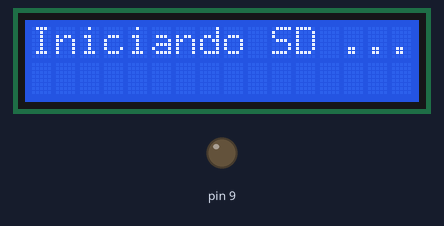
Simulated run of this sketch. Board: Arduino Uno, built with avr-gcc and run on an emulated ATmega328P. Shown: 16×2 character LCD, output pins drawn as LEDs (lit = HIGH). The local clock reads 2024-03-15 10:24:30 at power-on unless the sketch sets it; storage starts empty.

Above: at 0.1 s.
At 1.2 s:
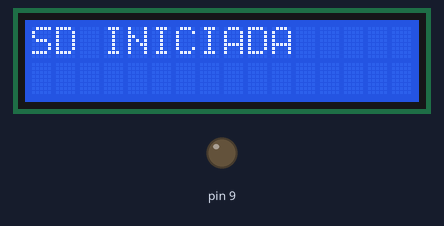
At 2.2 s:
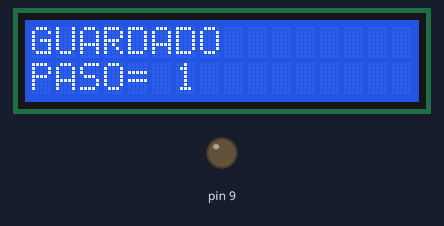
At 34.8 s:
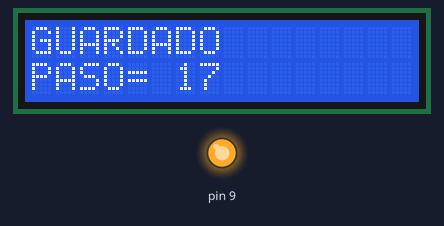
Timing chart, 0 to 38.2 s (numbered marks = the images above):
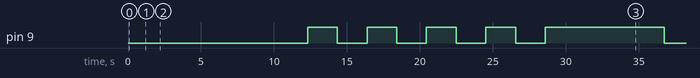

Measured:
- by itself, pin 9: goes 4 × (HIGH 2.0 s, LOW 2.0 s), HIGH 8.1 s, then LOW
- what the display in image 1 shows lasts 1.1 s, from 1.1 s to 2.2 s
- what the display in image 2 shows lasts 2.0 s, from 2.2 s to 4.2 s

The sketch:

RTC_SD_LCD_PCF.ino
```cpp
#include<Wire.h>
#include <SPI.h>
#include<RTClib.h>
#include <SD.h>
#include <LiquidCrystal_I2C.h>
LiquidCrystal_I2C lcd(0x27,16,2);
#include "Arduino.h"
#include "PCF8574.h"
//Configuracion del PCF8574
byte salidas[8]={P3,P7,P6,P5,P4,P2,P1,P0};
byte opcion[17][9]={                      //PASO[CANTIDAD DE PASOS][ACTIVAR/DESACTIVAR SALIDAS]
{0 , 1 , 1 , 1 , 1 , 1 , 1 , 1 , 0},    //PASO 1
{0 , 1 , 0 , 1 , 1 , 1 , 1 , 1 , 0},    //PASO 2
{0 , 1 , 1 , 1 , 1 , 0 , 1 , 1 , 0},    //PASO 3
{0 , 1 , 0 , 0 , 1 , 1 , 1 , 1 , 0},    //PASO 4
{0 , 1 , 1 , 0 , 1 , 0 , 1 , 1 , 0},    //PASO 5
{0 , 1 , 0 , 1 , 1 , 1 , 1 , 0 , 1},    //PASO 6
{0 , 0 , 1 , 0 , 1 , 0 , 1 , 1 , 0},    //PASO 7
{0 , 1 , 0 , 0 , 1 , 1 , 1 , 0 , 1},    //PASO 8
{0 , 0 , 1 , 0 , 1 , 0 , 0 , 1 , 0},    //PASO 9
{0 , 0 , 0 , 1 , 1 , 0 , 1 , 0 , 1},    //PASO 10
{1 , 0 , 1 , 0 , 0 , 0 , 1 , 1 , 0},    //PASO 11
{0 , 1 , 0 , 0 , 0 , 0 , 1 , 0 , 1},    //PASO 12
{1 , 0 , 1 , 0 , 0 , 0 , 0 , 1 , 0},    //PASO 13
{0 , 0 , 0 , 0 , 1 , 0 , 0 , 0 , 1},    //PASO 14
{0 , 0 , 1 , 0 , 0 , 0 , 0 , 0 , 1},    //PASO 15
{0 , 0 , 0 , 0 , 0 , 0 , 0 , 0 , 1},    //PASO 16
{1 , 0 , 1 , 0 , 0 , 0 , 0 , 0 , 1},    //PASO 17
};
int paso = 0;
PCF8574 pcf8574(0x25);  //Direccion de I2C
//variable LCD
const byte columna = 0;
byte fila;
const byte columna2 = 1;
byte fila2;
String contenido;
String contenido2;
//CONFIGURACION DEL RTC
RTC_DS1307 rtc;
DateTime HoraFecha;
byte segundo,minuto,hora,dia,mes;
int anio;
//CONFIGURACION DEL SD
File myFile;
//////////////////////////////////////////////////////////////////////////////////////////////////////////////////////////////////////////////////////////////////////////////
//////////////////////////////////////////////////////////////////////////////////////////////////////////////////////////////////////////////////////////////////////////////
//////////////////////////////////////////////////////////////////////////////////////////////////////////////////////////////////////////////////////////////////////////////


void setup() {
  lcd.init();
  lcd.backlight();
  rtc.begin();    //INICIA EL RTC
  pcf8574.begin();
  for(byte u=0; u<8; u++){
    pcf8574.pinMode(salidas[u], OUTPUT);
  }
  pinMode(9, OUTPUT);
  contenido = "Iniciando SD ...";
  Visual();
  delay(1000);
  while(!SD.begin(10)) {      //INICIA EL SD A TRAVEZ DEL PIN 10 (CS), NO CAMBIAR SI SE USA LA SHIELD DATALOGGER
    contenido = "No se pudo iniciar SD";
    Visual();
    delay(1000);
  }
  contenido = "SD INICIADA";
  Visual();
  delay(1000);
  if(!SD.exists("DATOS.csv")){
      myFile = SD.open("DATOS.csv", FILE_WRITE);
      if (myFile) {
        myFile.println("FECHA,HORA,PISO");
        myFile.close();
      } else {
        contenido="Error creando el archivo datalog.csv";
        Visual();
        delay(1000);
      }
  }
}
//////////////////////////////////////////////////////////////////////////////////////////////////////////////////////////////////////////////////////////////////////////////
//////////////////////////////////////////////////////////////////////////////////////////////////////////////////////////////////////////////////////////////////////////////
//////////////////////////////////////////////////////////////////////////////////////////////////////////////////////////////////////////////////////////////////////////////

void loop() {
  Lectura_Tiempo();
  PCF_salidas_rele();
  Escritura_SD();
  delay(2000);
  paso++;
  if(paso>16){
    paso = 0;
  }
}

//////////////////////////////////////////////////////////////////////////////////////////////////////////////////////////////////////////////////////////////////////////////
//////////////////////////////////////////////////////////////////////////////////////////////////////////////////////////////////////////////////////////////////////////////
//////////////////////////////////////////////////////////////////////////////////////////////////////////////////////////////////////////////////////////////////////////////

void Lectura_Tiempo(){
  HoraFecha  = rtc.now();
  segundo    = HoraFecha.second();
  minuto     = HoraFecha.minute();
  hora       = HoraFecha.hour();
  dia        = HoraFecha.day();
  mes        = HoraFecha.month();
  anio       = HoraFecha.year();
}

void Escritura_SD(){
  myFile = SD.open("DATOS.csv", FILE_WRITE);
  myFile.print(String(dia) + "/" + mes + "/" + anio);
  myFile.print(",");
  myFile.print(String(hora) + ":" + minuto + ":" + segundo);
  myFile.print(",");
  myFile.println(paso + 1);
  myFile.close();
  contenido = "GUARDADO ";
  contenido2= "PASO= " + String(paso+1);
  Visual();
}

void Visual(){    //Configuro lo que se visualizara en el LCD
  lcd.clear();
  lcd.setCursor(fila,columna);
  lcd.print(contenido);
  lcd.setCursor(fila2,columna2);
  lcd.print(contenido2);
}

void PCF_salidas_rele(){
  for(byte u =0; u<8; u++){
    pcf8574.digitalWrite(salidas[u],opcion[paso][u]);
    digitalWrite(9,opcion[paso][8]);
  }
}
```
